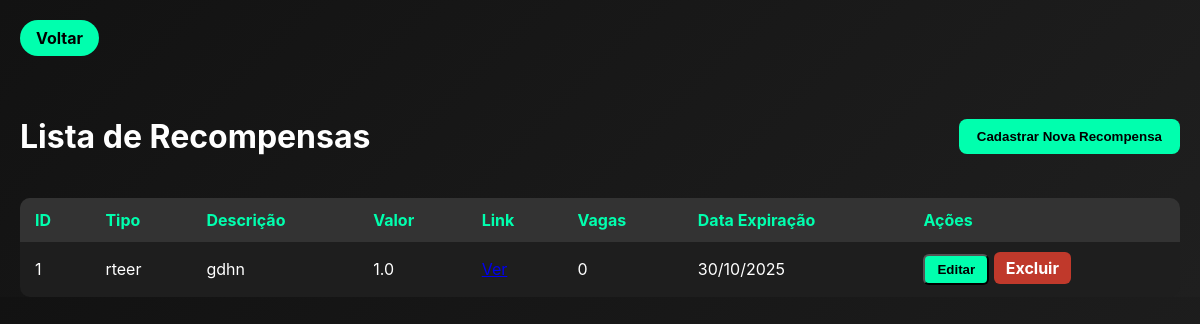
/admin/menurecompensas (signed in), run on the app's committed database.
### models/modelosDB.py (models this page shows, shortened)
class RecompensaDB(Base):
    __tablename__ = 'recompensas'
    id = Column(Integer, primary_key=True)
    tipo = Column(String)  # antes era nome
    descricao = Column(String)
    valor = Column(Float)   # antes era custo
    link = Column(String, nullable=True)
    vagas = Column(Integer, default=0)
    data_expiracao = Column(DateTime, nullable=True)
    resgates = relationship("ResgateDB", back_populates="recompensa")

### blueprints/admin_bp.py (the view)
@admin_bp.route('/menurecompensas')
def mostrar_recompensas():
    if 'admin_logado' not in session:
        return render_template('adm/login_admin.html')
    recompensas = recompensa_dao.listar_todas()
    return render_template('adm/menu_recompensas.html', recompensas=recompensas)

### database/database.py (called while the page is built)
    def listar_todas(self):
        return self.session.query(RecompensaDB).all()

### templates/adm/menu_recompensas.html (shortened to what this page needs)
<!DOCTYPE html>
<html lang="pt-BR">
<head>
    <link rel="stylesheet" href="{{ url_for('static', filename='css/adm/menu_recompensas.css') }}">
</head>
<body>
<div>
    <a href="/admin/" class="pill-btn back-btn">Voltar</a>
    <br><br>
</div>
<div class="content-header">
    <h1>Lista de Recompensas</h1>
    <button id="abrirModalCadastro" class="button primary-button">Cadastrar Nova Recompensa</button>
</div>
{% if recompensas %}
<div class="table-container">
    <table>
        <thead>
            <tr>
                <th>ID</th>
                <th>Tipo</th>
                <th>Descrição</th>
                <th>Valor</th>
                <th>Link</th>
                <th>Vagas</th>
                <th>Data Expiração</th>
                <th>Ações</th>
            </tr>
        </thead>
        <tbody>
            {% for rec in recompensas %}
            <tr>
                <td>{{ rec.id }}</td>
                <td>{{ rec.tipo }}</td>
                <td>{{ rec.descricao }}</td>
                <td>{{ rec.valor }}</td>
                <td><a href="{{ rec.link }}" target="_blank">Ver</a></td>
                <td>{{ rec.vagas }}</td>
                <td>{{ rec.data_expiracao.strftime('%d/%m/%Y') if rec.data_expiracao else '-' }}</td>
                <td class="table-actions">
                    <button class="action-button edit"
                        onclick="abrirModalEdicao(
                            {{ rec.id }},
                            `{{ rec.tipo | escape }}`,
                            `{{ rec.descricao | escape }}`,
                            {{ rec.valor }},
                            `{{ rec.link | escape }}`,
                            {{ rec.vagas }},
                            `{{ rec.data_expiracao }}`
                        )">Editar</button>
                    <a href="/admin/excluirrecompensa/{{ rec.id }}" onclick="confirmarExcluir(event)" class="action-button delete">Excluir</a>
                </td>
            </tr>
            {% endfor %}
        </tbody>
    </table>
</div>
{% else %}
<p class="empty-state">Nenhuma recompensa encontrada.</p>
{% endif %}
</body>
</html>

### static/css/adm/menu_recompensas.css (style rules this page uses)
body { font-family: 'Inter', sans-serif; background: linear-gradient(135deg, #121212, #1f1f1f); color: #fff; margin: 0; padding: 0 20px; }
.pill-btn { display: inline-block; padding: 8px 16px; border-radius: 50px; background-color: #00ffae; color: black; text-decoration: none; font-weight: bold; margin-top: 20px; transition: 0.3s; }
.content-header { display: flex; justify-content: space-between; align-items: center; margin-top: 20px; }
.button, .primary-button { background-color: #00ffae; color: black; border: none; padding: 10px 18px; font-weight: bold; border-radius: 8px; cursor: pointer; transition: 0.3s; }
.table-container { overflow-x: auto; margin-top: 20px; }
table { width: 100%; border-collapse: collapse; background-color: #1e1e1e; border-radius: 10px; overflow: hidden; }
th, td { padding: 12px 15px; text-align: left; }
th { background-color: #333; color: #00ffae; }
.action-button { padding: 6px 12px; border-radius: 6px; text-decoration: none; font-weight: bold; cursor: pointer; }
.edit { background-color: #00ffae; color: black; }
.delete { background-color: #c0392b; color: white; }

### data on the page
RecompensaDB: id "1", tipo "rteer", descricao "gdhn", valor "1.0", vagas "0", data_expiracao "30/10/2025"
